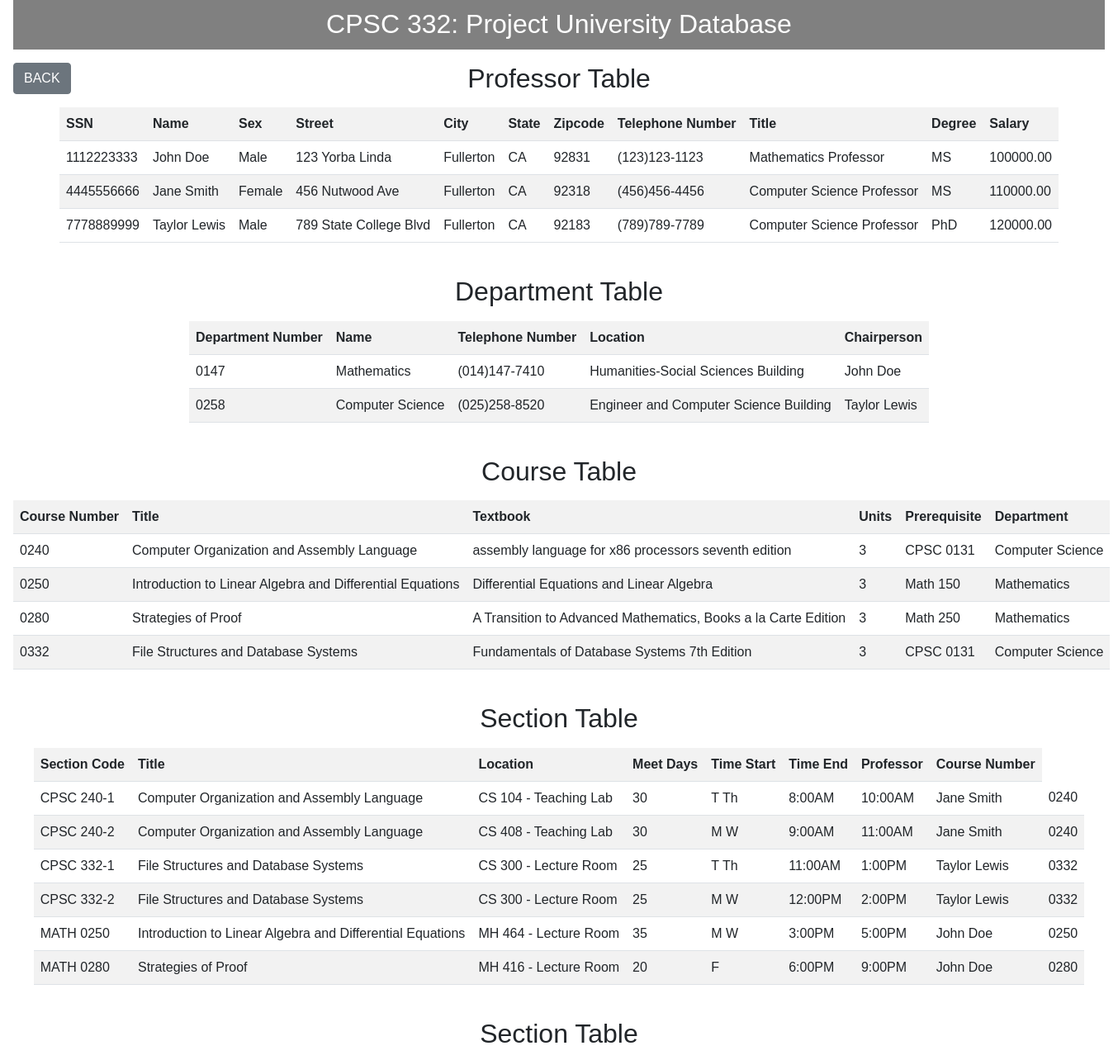
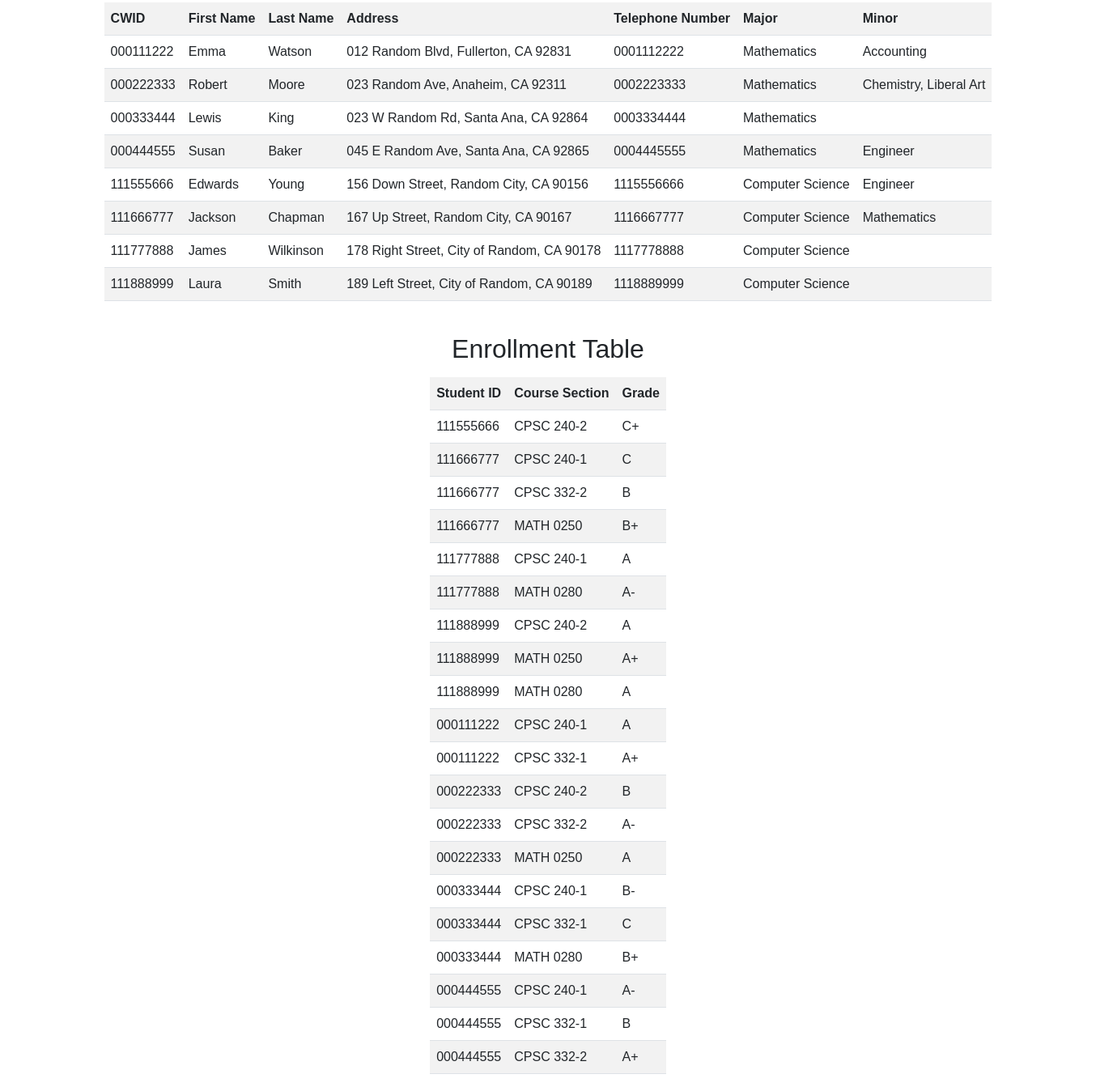
Screenshot of /inc/all-table.php with the database file from the repository (2 pictures, top to bottom).
### tables this page shows
CREATE TABLE Professor(
SSN varchar(10),
PName varchar(50),
Sex varchar(10),
Street varchar(50),
City varchar(30),
State varchar(20),
Zipcode varchar(10),
PTelephoneNumber varchar(15),
PTitle varchar(30),
Degree varchar(30),
Salary decimal(8,2),
PRIMARY KEY (SSN)
);

CREATE TABLE Department(
DNumber varchar(10),
DName varchar(20),
DTelephoneNumber varchar(15),
DLocation varchar(50),
Chairperson varchar(50),
ChairpersonSSN varchar (10),
PRIMARY KEY (DNumber),
FOREIGN KEY (ChairpersonSSN) REFERENCES Professor(SSN) 
);

CREATE TABLE Course(
CNumber varchar(10),
CTitle varchar(100),
Textbook varchar(100),
Units int,
Prerequisite varchar(30),
DeptNumber varchar(10),
PRIMARY KEY (CNumber),
FOREIGN KEY (Prerequisite) REFERENCES Course(CNumber),
FOREIGN KEY (DeptNumber) REFERENCES Department(DNumber)
);

CREATE TABLE Section(
SNumber varchar(10),
SName varchar(100),
RoomNumber varchar(30),
SeatNumber varchar(10),
Meetdays varchar(50),   
TimeStart varchar(10),
TimeEnd varchar(10),
PSSN varchar(10),
CourseNumber varchar(10),
PRIMARY KEY (SNumber),
FOREIGN KEY (PSSN) REFERENCES Professor(SSN),
FOREIGN KEY (CourseNumber) REFERENCES Course(CNumber)
);

CREATE TABLE Student(
CWID varchar(10),
FName varchar(30),
LName varchar(30),
Address varchar(100),
STelephoneNumber varchar(15),
Major varchar(30),
Minor varchar(30),
PRIMARY KEY (CWID),
FOREIGN KEY (Major) REFERENCES Department(DNumber),
FOREIGN KEY (Minor) REFERENCES Department(DNumber)
);

CREATE TABLE Enrollment(
StudentID varchar(10),
CourseSection varchar(10),
Grade varchar(2),
PRIMARY KEY (StudentID, CourseSection),
FOREIGN KEY (StudentID) REFERENCES Student(CWID),
FOREIGN KEY (CourseSection) REFERENCES Section(SNumber)
);

### inc/all-table.php (the view)
<?php include '../config/database.php';
    include '../inc/header.php';
    echo '<a style="position:absolute;" href="../index.php">
        <button class="btn btn-secondary">BACK</button></a>';
    $professor = 'SELECT * FROM professor';
    $result = mysqli_query($conn, $professor);
    echo '<h2 style="text-align: center;">Professor Table</h2>';
    if($result->num_rows > 0)
    {
        echo '<table class="table table-striped">
        <tr>
        <th>SSN</th>
        <th>Name</th>
        <th>Sex</th>
        <th>Street</th>
        <th>City</th>
        <th>State</th>
        <th>Zipcode</th>
        <th>Telephone Number</th>
        <th>Title</th>
        <th>Degree</th>
        <th>Salary</th>';
        while($row = mysqli_fetch_array($result))
        {
            echo "<tr>";
            echo "<td>" . $row['SSN'] . "</td>";
            echo "<td>" . $row['PName'] . "</td>";
            echo "<td>" . $row['Sex'] . "</td>";
            echo "<td>" . $row['Street'] . "</td>";
            echo "<td>" . $row['City'] . "</td>";
            echo "<td>" . $row['State'] . "</td>";
            echo "<td>" . $row['Zipcode'] . "</td>";
            echo "<td>" . $row['PTelephoneNumber'] . "</td>";
            echo "<td>" . $row['PTitle'] . "</td>";
            echo "<td>" . $row['Degree'] . "</td>";
            echo "<td>" . $row['Salary'] . "</td>";
            echo "</tr>";
        }
    }
    else
        echo "There is no Data!";
    $department = 'SELECT * FROM department';
    $result = mysqli_query($conn, $department);
    if($result->num_rows > 0)
    {
        echo '<table class="table table-striped">
        <tr>
        <th>Department Number</th>
        <th>Name</th>
        <th>Telephone Number</th>
        <th>Location</th>
        <th>Chairperson</th>';
        while($row = mysqli_fetch_array($result))
        {
            echo "<tr>";
            echo "<td>" . $row['DNumber'] . "</td>";
            echo "<td>" . $row['DName'] . "</td>";
            echo "<td>" . $row['DTelephoneNumber'] . "</td>";
            echo "<td>" . $row['DLocation'] . "</td>";
            echo "<td>" . $row['Chairperson'] . "</td>";
            echo "</tr>";
        }
        echo '<br>';
        echo '<h2 style="text-align: center;">Department Table</h2>';
    }
    else
        echo "There is no Data!";
    $course = "SELECT *, DName FROM course c, department d WHERE c.DeptNumber = d.DNumber";
    $result = mysqli_query($conn, $course);
    if($result->num_rows > 0)
    {
        echo '<table class="table table-striped">
        <tr>
        <th>Course Number</th>
        <th>Title</th>
        <th>Textbook</th>
        <th>Units</th>
        <th>Prerequisite</th>
        <th>Department</th>';
        while($row = mysqli_fetch_array($result))
        {
            echo "<tr>";
            echo "<td>" . $row['CNumber'] . "</td>";
            echo "<td>" . $row['CTitle'] . "</td>";
            echo "<td>" . $row['Textbook'] . "</td>";
            echo "<td>" . $row['Units'] . "</td>";
            echo "<td>" . $row['Prerequisite'] . "</td>";
            echo "<td>" . $row['DName'] . "</td>";
            echo "</tr>";
        }
        echo '<br>';
        echo '<h2 style="text-align: center;">Course Table</h2>';
    }
    else
        echo "There is no Data!";
    $section = "SELECT s.*, p.PName FROM section s, professor p WHERE p.SSN = s.PSSN";
    $result = mysqli_query($conn, $section);
    if($result->num_rows > 0)
    {
        echo '<table class="table table-striped">
        <tr>
        <th>Section Code</th>
        <th>Title</th>
        <th>Location</th>
        <th>Meet Days</th>
        <th>Time Start</th>
        <th>Time End</th>
        <th>Professor</th>
        <th>Course Number</th>';
        while($row = mysqli_fetch_array($result))
        {
            echo "<tr>";
            echo "<td>" . $row['SNumber'] . "</td>";
            echo "<td>" . $row['SName'] . "</td>";
            echo "<td>" . $row['RoomNumber'] . "</td>";
            echo "<td>" . $row['SeatNumber'] . "</td>";
            echo "<td>" . $row['Meetdays'] . "</td>";
            echo "<td>" . $row['TimeStart'] . "</td>";
            echo "<td>" . $row['TimeEnd'] . "</td>";
            echo "<td>" . $row['PName'] . "</td>";
            echo "<td>" . $row['CourseNumber'] . "</td>";
            echo "</tr>";
        }
        echo '<br>';
        echo '<h2 style="text-align: center;">Section Table</h2>';
    }
    else
        echo "There is no Data!";
    $student = "SELECT * FROM student";
    $result = mysqli_query($conn, $student);
    if($result->num_rows > 0)
    {
        echo '<table class="table table-striped">
        <tr>
        <th>CWID</th>
        <th>First Name</th>
        <th>Last Name</th>
        <th>Address</th>
        <th>Telephone Number</th>
        <th>Major</th>
        <th>Minor</th>';
        while($row = mysqli_fetch_array($result))
        {
            echo "<tr>";
            echo "<td>" . $row['CWID'] . "</td>";
            echo "<td>" . $row['FName'] . "</td>";
            echo "<td>" . $row['LName'] . "</td>";
            echo "<td>" . $row['Address'] . "</td>";
            echo "<td>" . $row['STelephoneNumber'] . "</td>";
            echo "<td>" . $row['Major'] . "</td>";
            echo "<td>" . $row['Minor'] . "</td>";
            echo "</tr>";
        }
        echo '<br>';
        echo '<h2 style="text-align: center;">Section Table</h2>';
    }
    else
        echo "There is no Data!";
    $enrollment = "SELECT enrollment.*, student.CWID, section.SNumber
                FROM enrollment, student, section
                WHERE enrollment.StudentID = student.CWID
                AND enrollment.CourseSection = section.SNumber";
    $result = mysqli_query($conn, $enrollment);
    if($result->num_rows > 0)
    {
        echo '<table class="table table-striped">
        <tr>
        <th>Student ID</th>
        <th>Course Section</th>
        <th>Grade</th>';
        while($row = mysqli_fetch_array($result))
        {
            echo "<tr>";
            echo "<td>" . $row['CWID'] . "</td>";
            echo "<td>" . $row['SNumber'] . "</td>";
            echo "<td>" . $row['Grade'] . "</td>";
            echo "</tr>";
        }
        echo '<br>';
        echo '<h2 style="text-align: center;">Enrollment Table</h2>';
    }
    else
        echo "There is no Data!";
?>

### inc/header.php (shortened to what this page needs)
<!DOCTYPE html>
<html lang="en">
<head>
    <link href="https://cdn.jsdelivr.net/npm/bootstrap@5.0.2/dist/css/bootstrap.min.css" rel="stylesheet">
    <link rel="stylesheet" href="./style.css">
</head>
<body style="margin-left:1rem; margin-right:1rem; font-family: Arial, Helvetica, sans-serif;">
    <nav style="height: 60px; background-color: gray; margin-bottom: 1rem;">
        <div>
            <h2 style="color: white; text-align: center; padding-top: 10px;">CPSC 332: Project University Database</h2>
        </div>
    </nav>
</body>
</html>

### inc/style.css (style rules this page uses)
.table { width:auto; white-space:nowrap; margin-top:1rem; margin-left:auto; margin-right:auto; }

### rows the page displays
professor: SSN "1112223333", PName "John Doe", Sex "Male", Street "123 Yorba Linda", City "Fullerton", State "CA", Zipcode "92831", PTelephoneNumber "(123)123-1123", PTitle "Mathematics Professor", Degree "MS", Salary "100000.00"
professor: SSN "4445556666", PName "Jane Smith", Sex "Female", Street "456 Nutwood Ave", City "Fullerton", State "CA", Zipcode "92318", PTelephoneNumber "(456)456-4456", PTitle "Computer Science Professor", Degree "MS", Salary "110000.00"
professor: SSN "7778889999", PName "Taylor Lewis", Sex "Male", Street "789 State College Blvd", City "Fullerton", State "CA", Zipcode "92183", PTelephoneNumber "(789)789-7789", PTitle "Computer Science Professor", Degree "PhD", Salary "120000.00"
department: DNumber "0147", DName "Mathematics", DTelephoneNumber "(014)147-7410", DLocation "Humanities-Social Sciences Building", Chairperson "John Doe"
department: DNumber "0258", DName "Computer Science", DTelephoneNumber "(025)258-8520", DLocation "Engineer and Computer Science Building", Chairperson "Taylor Lewis"
course: CNumber "0240", CTitle "Computer Organization and Assembly Language", Textbook "assembly language for x86 processors seventh edition", Units "3", Prerequisite "CPSC 0131", DeptNumber.DName "Computer Science"
course: CNumber "0250", CTitle "Introduction to Linear Algebra and Differential Equations", Textbook "Differential Equations and Linear Algebra", Units "3", Prerequisite "Math 150", DeptNumber.DName "Mathematics"
course: CNumber "0280", CTitle "Strategies of Proof", Textbook "A Transition to Advanced Mathematics, Books a la Carte Edition", Units "3", Prerequisite "Math 250", DeptNumber.DName "Mathematics"
course: CNumber "0332", CTitle "File Structures and Database Systems", Textbook "Fundamentals of Database Systems 7th Edition", Units "3", Prerequisite "CPSC 0131", DeptNumber.DName "Computer Science"
section: SNumber "CPSC 240-1", SName "Computer Organization and Assembly Language", RoomNumber "CS 104 - Teaching Lab", SeatNumber "30", Meetdays "T Th", TimeStart "8:00AM", TimeEnd "10:00AM", PSSN.PName "Jane Smith", CourseNumber "0240"
section: SNumber "CPSC 240-2", SName "Computer Organization and Assembly Language", RoomNumber "CS 408 - Teaching Lab", SeatNumber "30", Meetdays "M W", TimeStart "9:00AM", TimeEnd "11:00AM", PSSN.PName "Jane Smith", CourseNumber "0240"
section: SNumber "CPSC 332-1", SName "File Structures and Database Systems", RoomNumber "CS 300 - Lecture Room", SeatNumber "25", Meetdays "T Th", TimeStart "11:00AM", TimeEnd "1:00PM", PSSN.PName "Taylor Lewis", CourseNumber "0332"
section: SNumber "CPSC 332-2", SName "File Structures and Database Systems", RoomNumber "CS 300 - Lecture Room", SeatNumber "25", Meetdays "M W", TimeStart "12:00PM", TimeEnd "2:00PM", PSSN.PName "Taylor Lewis", CourseNumber "0332"
section: SNumber "MATH 0250", SName "Introduction to Linear Algebra and Differential Equations", RoomNumber "MH 464 - Lecture Room", SeatNumber "35", Meetdays "M W", TimeStart "3:00PM", TimeEnd "5:00PM", PSSN.PName "John Doe", CourseNumber "0250"
section: SNumber "MATH 0280", SName "Strategies of Proof", RoomNumber "MH 416 - Lecture Room", SeatNumber "20", Meetdays "F", TimeStart "6:00PM", TimeEnd "9:00PM", PSSN.PName "John Doe", CourseNumber "0280"
student: CWID "000111222", FName "Emma", LName "Watson", Address "012 Random Blvd, Fullerton, CA 92831", STelephoneNumber "0001112222", Major "Mathematics", Minor "Accounting"
student: CWID "000222333", FName "Robert", LName "Moore", Address "023 Random Ave, Anaheim, CA 92311", STelephoneNumber "0002223333", Major "Mathematics", Minor "Chemistry, Liberal Art"
student: CWID "000333444", FName "Lewis", LName "King", Address "023 W Random Rd, Santa Ana, CA 92864", STelephoneNumber "0003334444", Major "Mathematics"
student: CWID "000444555", FName "Susan", LName "Baker", Address "045 E Random Ave, Santa Ana, CA 92865", STelephoneNumber "0004445555", Major "Mathematics", Minor "Engineer"
student: CWID "111555666", FName "Edwards", LName "Young", Address "156 Down Street, Random City, CA 90156", STelephoneNumber "1115556666", Major "Computer Science", Minor "Engineer"
student: CWID "111666777", FName "Jackson", LName "Chapman", Address "167 Up Street, Random City, CA 90167", STelephoneNumber "1116667777", Major "Computer Science", Minor "Mathematics"
student: CWID "111777888", FName "James", LName "Wilkinson", Address "178 Right Street, City of Random, CA 90178", STelephoneNumber "1117778888", Major "Computer Science"
student: CWID "111888999", FName "Laura", LName "Smith", Address "189 Left Street, City of Random, CA 90189", STelephoneNumber "1118889999", Major "Computer Science"
enrollment: StudentID.CWID "111555666", CourseSection.SNumber "CPSC 240-2", Grade "C+"
enrollment: StudentID.CWID "111666777", CourseSection.SNumber "CPSC 240-1", Grade "C"
enrollment: StudentID.CWID "111666777", CourseSection.SNumber "CPSC 332-2", Grade "B"
enrollment: StudentID.CWID "111666777", CourseSection.SNumber "MATH 0250", Grade "B+"
enrollment: StudentID.CWID "111777888", CourseSection.SNumber "CPSC 240-1", Grade "A"
enrollment: StudentID.CWID "111777888", CourseSection.SNumber "MATH 0280", Grade "A-"
enrollment: StudentID.CWID "111888999", CourseSection.SNumber "CPSC 240-2", Grade "A"
enrollment: StudentID.CWID "111888999", CourseSection.SNumber "MATH 0250", Grade "A+"
enrollment: StudentID.CWID "111888999", CourseSection.SNumber "MATH 0280", Grade "A"
enrollment: StudentID.CWID "000111222", CourseSection.SNumber "CPSC 240-1", Grade "A"
enrollment: StudentID.CWID "000111222", CourseSection.SNumber "CPSC 332-1", Grade "A+"
enrollment: StudentID.CWID "000222333", CourseSection.SNumber "CPSC 240-2", Grade "B"
enrollment: StudentID.CWID "000222333", CourseSection.SNumber "CPSC 332-2", Grade "A-"
enrollment: StudentID.CWID "000222333", CourseSection.SNumber "MATH 0250", Grade "A"
enrollment: StudentID.CWID "000333444", CourseSection.SNumber "CPSC 240-1", Grade "B-"
enrollment: StudentID.CWID "000333444", CourseSection.SNumber "CPSC 332-1", Grade "C"
enrollment: StudentID.CWID "000333444", CourseSection.SNumber "MATH 0280", Grade "B+"
enrollment: StudentID.CWID "000444555", CourseSection.SNumber "CPSC 240-1", Grade "A-"
enrollment: StudentID.CWID "000444555", CourseSection.SNumber "CPSC 332-1", Grade "B"
enrollment: StudentID.CWID "000444555", CourseSection.SNumber "CPSC 332-2", Grade "A+"
